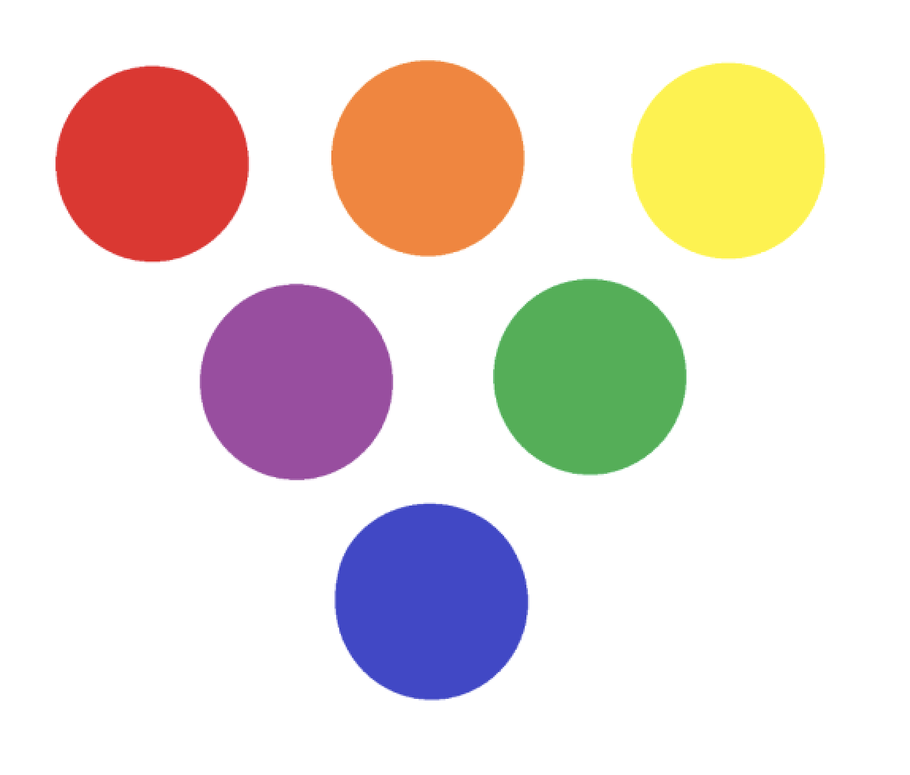
#> input picture assets/colors.png, 910 x 775 px, shrunk from 1148 x 978 before the run, found by its file name
$ python color_detection.py
#> lines starting #> are read from the running program, lines starting #| are printed output that depends on the picture; after the words box and inside, x2 and y2 are one past the last pixel; in counts of white or black regions, pixels touching at a corner belong together
# import necessary libraries(opencv, numpy)
import cv2
import numpy as np
# read the color pallete image (assets/colors.png)
img = cv2.imread("./assets/colors.png")
#> img is the input picture: shape (775, 910, 3); mean B, G, R 217.5, 222.4, 233.1
# convert image to HSV color space
hsv_img = cv2.cvtColor(img, cv2.COLOR_BGR2HSV)
#> hsv_img: shape (775, 910, 3); mean H, S, V 16.2, 41.6, 242.8

# define the lower and upper bounds of the color we want to detect
lower_range = np.array([140, 50, 0])
upper_range = np.array([170, 255, 255])

# create a mask for the color
mask = cv2.inRange(hsv_img, lower_range, upper_range)
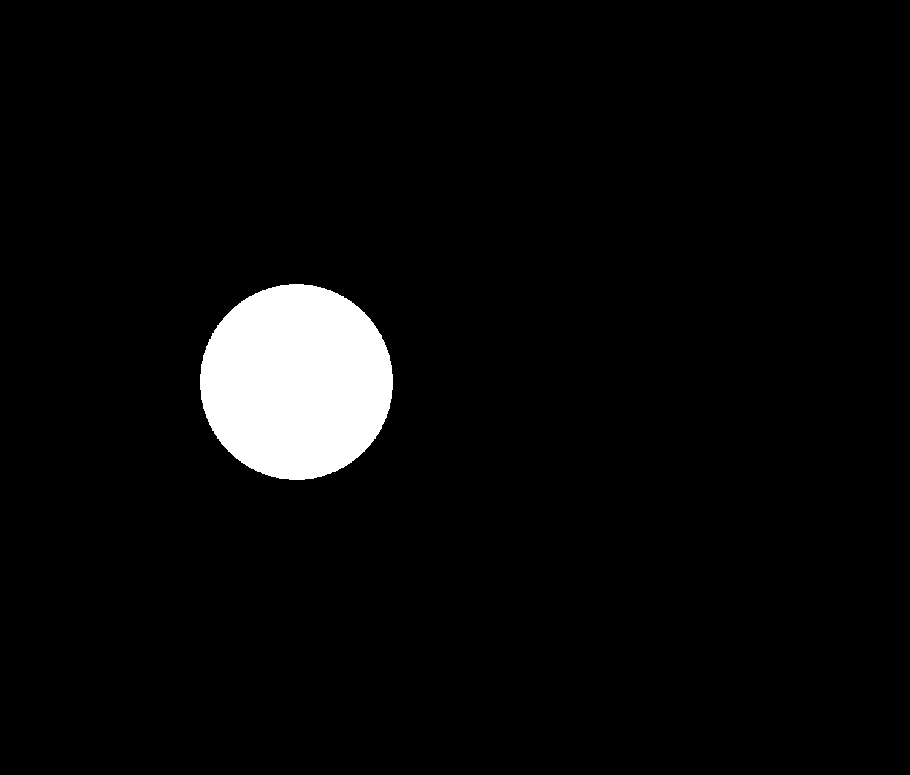
#> mask: shape (775, 910); 4.2% white; 1 white region

# show mask
cv2.imshow('mask', mask)
cv2.waitKey(0)
cv2.destroyAllWindows()

# apply mask onto original image to only show the desired color
result = cv2.bitwise_and(img, img, mask=mask)
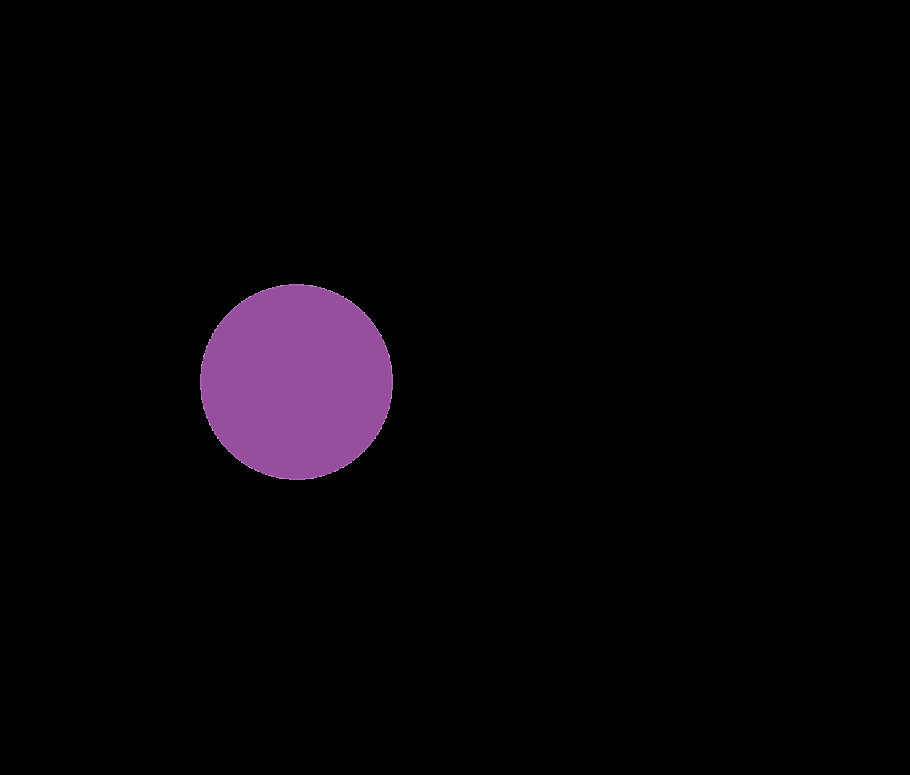
#> result: shape (775, 910, 3); mean B, G, R 6.7, 3.3, 6.4
# show result
cv2.imshow('result', result)
cv2.waitKey(0)
cv2.destroyAllWindows()

# find contours from the mask
countours, hierarchy = cv2.findContours(mask, cv2.RETR_TREE, cv2.CHAIN_APPROX_SIMPLE)
#> countours = 1 contour; box (x1, y1, x2, y2) and area: (200, 284, 393, 480) 29348
# draw rectangles around each contour
for cnt in countours:
    rect = cv2.boundingRect(cnt)
    cv2.rectangle(img, rect, (0,0,0), 10)
#> this loop made 1 pass
#> rect on pass 1: (200, 284, 193, 196)
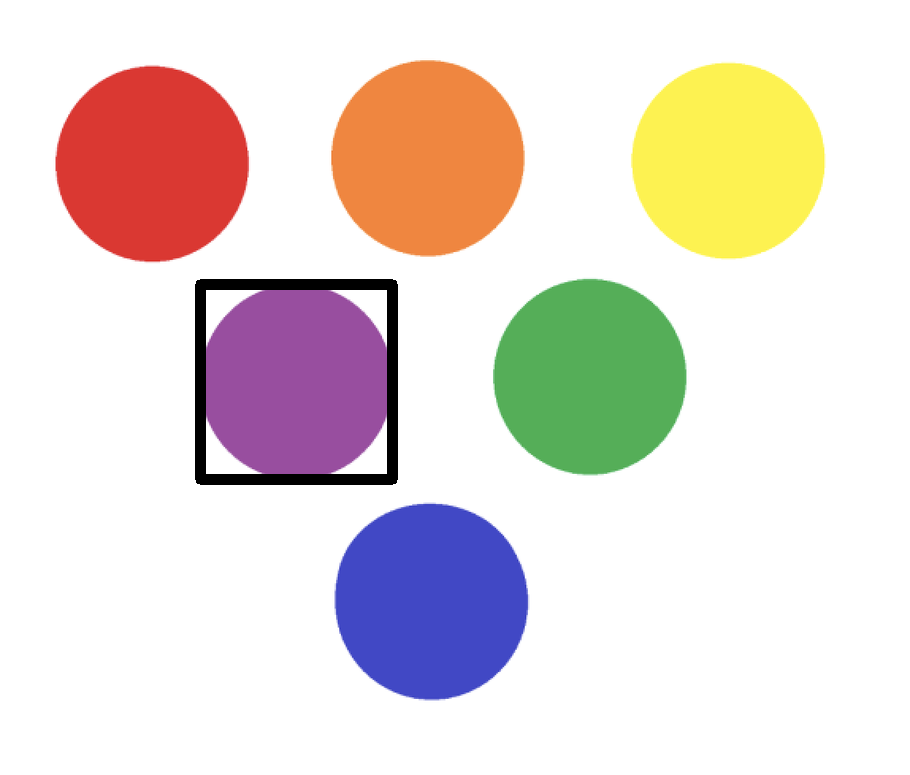
#> img: shape (775, 910, 3); 1.2% of pixels changed, all inside (x1, y1, x2, y2) = (195, 279, 398, 485)
# show result
cv2.imshow('contours', img)
cv2.waitKey(0)
cv2.destroyAllWindows()
